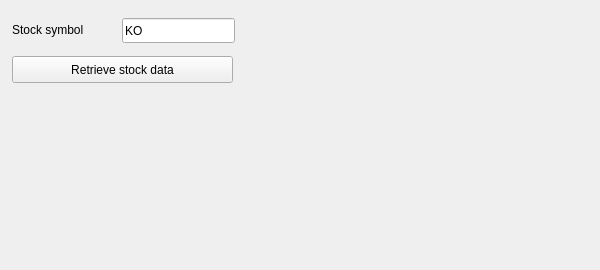
<?xml version="1.0" encoding="UTF-8"?>
<ui version="4.0">
 <class>MainWindow</class>
 <widget class="QMainWindow" name="MainWindow">
  <property name="geometry">
   <rect>
    <x>0</x>
    <y>0</y>
    <width>600</width>
    <height>270</height>
   </rect>
  </property>
  <property name="minimumSize">
   <size>
    <width>600</width>
    <height>270</height>
   </size>
  </property>
  <property name="maximumSize">
   <size>
    <width>600</width>
    <height>270</height>
   </size>
  </property>
  <property name="windowTitle">
   <string>Stock data</string>
  </property>
  <property name="windowIcon">
   <iconset>
    <normaloff>icon.ico</normaloff>icon.ico</iconset>
  </property>
  <widget class="QWidget" name="centralwidget">
   <widget class="QLineEdit" name="Symbol">
    <property name="geometry">
     <rect>
      <x>122</x>
      <y>18</y>
      <width>113</width>
      <height>25</height>
     </rect>
    </property>
    <property name="text">
     <string>KO</string>
    </property>
   </widget>
   <widget class="QLabel" name="lblSymbol">
    <property name="geometry">
     <rect>
      <x>12</x>
      <y>20</y>
      <width>105</width>
      <height>19</height>
     </rect>
    </property>
    <property name="text">
     <string>Stock symbol</string>
    </property>
   </widget>
   <widget class="QLabel" name="label_2">
    <property name="geometry">
     <rect>
      <x>326</x>
      <y>22</y>
      <width>261</width>
      <height>231</height>
     </rect>
    </property>
    <property name="text">
     <string/>
    </property>
    <property name="pixmap">
     <pixmap>icon.png</pixmap>
    </property>
   </widget>
   <widget class="QPushButton" name="pushButtonStockdata">
    <property name="geometry">
     <rect>
      <x>12</x>
      <y>56</y>
      <width>221</width>
      <height>27</height>
     </rect>
    </property>
    <property name="text">
     <string>Retrieve stock data</string>
    </property>
   </widget>
   <widget class="QLabel" name="lblStockdata">
    <property name="geometry">
     <rect>
      <x>16</x>
      <y>102</y>
      <width>277</width>
      <height>143</height>
     </rect>
    </property>
    <property name="text">
     <string/>
    </property>
    <property name="alignment">
     <set>Qt::AlignLeading|Qt::AlignLeft|Qt::AlignTop</set>
    </property>
   </widget>
  </widget>
 </widget>
 <resources/>
 <connections/>
</ui>
